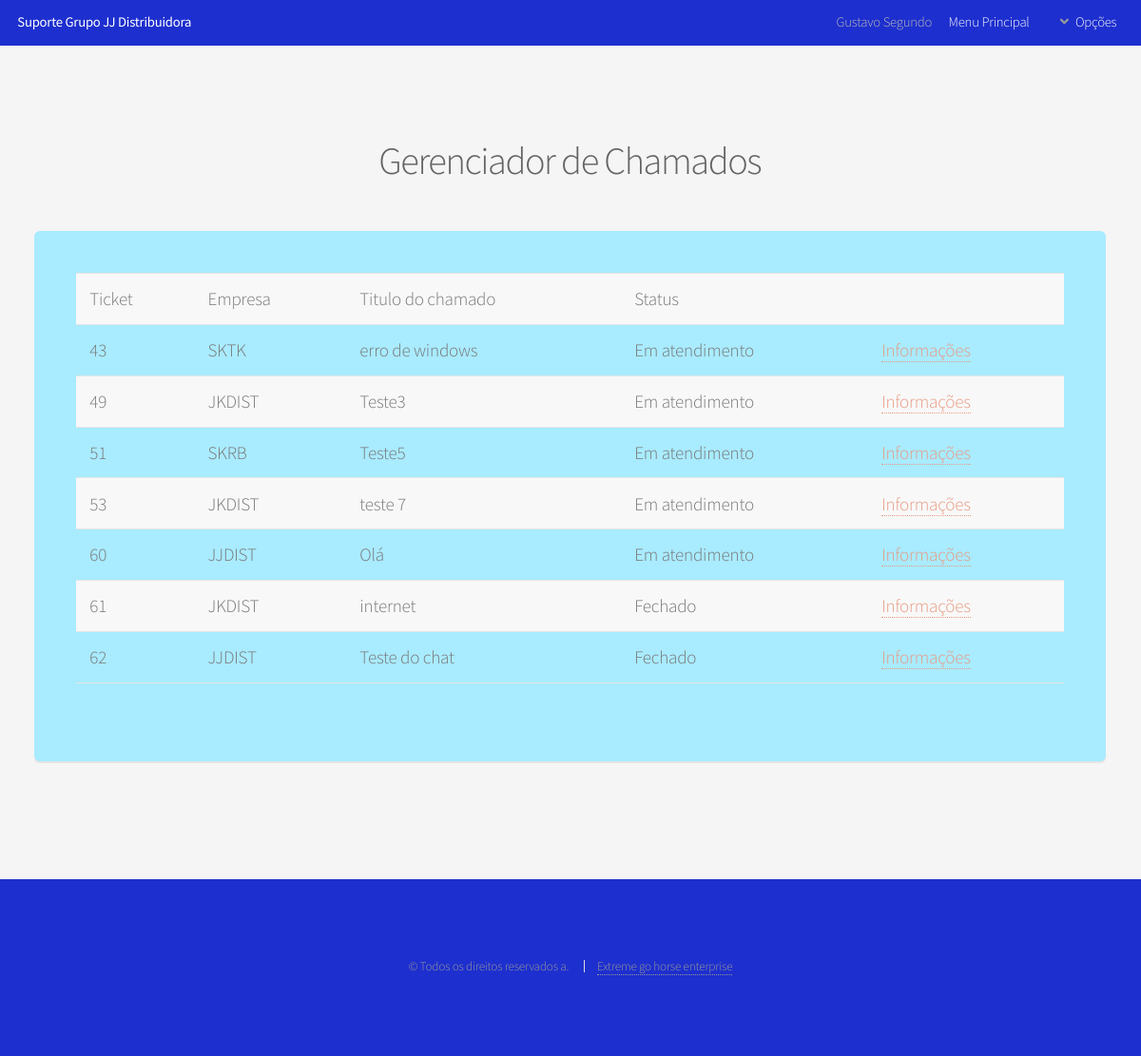
The app's page /PHP/chamadosSuporte/meusAtendimentos.php (signed in) with its own data.
### tables this page shows
CREATE TABLE `tickets` (
  `ID` int(11) NOT NULL,
  `enterprise` varchar(50) NOT NULL,
  `title` varchar(100) NOT NULL,
  `description` varchar(1000) NOT NULL,
  `priority` varchar(1) NOT NULL,
  `userID` int(11) NOT NULL,
  `status` int(1) NOT NULL,
  `suporteID` int(11) DEFAULT NULL,
  `solution` varchar(1000) DEFAULT NULL
);

### PHP/chamadosSuporte/meusAtendimentos.php (the view, shortened to what this page needs)
<?php
include_once("../connect.php");
$name = $_SESSION['name'];
$stname = $_SESSION['stname'];
$id = $_SESSION['userID'];
$result = mysqli_query($conn, "SELECT * FROM tickets WHERE `suporteID` = $id");
?>
<!DOCTYPE HTML>
<html>
<head>
    <link rel="stylesheet" href="../../assets/css/main.css" />
</head>
<body class="is-preload">
    <div id="page-wrapper">
        <header id="header">
            <h1><a href="../home.php">Suporte Grupo JJ Distribuidora</a></h1>
            <nav id="nav">
                <ul>
                    <li><?php echo $name . " " . $stname?></li>
                    <li><a href="../home.php">Menu Principal</a></li>
                    <li>
                        <a href="#" class="icon solid fa-angle-down">Opções</a>
                    </li>
                </ul>
            </nav>
        </header>
        <section id="main" class="gen container">
            <header>
                <h2>Gerenciador de Chamados</h2>
            </header>
            <div class="box">
                <div id="objeto">
                        <?php
                        if ($result->num_rows > 0) {
                            echo '<table>';
                            echo '<tr>';
                            echo '<td>Ticket</td>';
                            echo '<td>Empresa</td>';
                            echo '<td>Titulo do chamado</td>';
                            echo '<td>Status</td>';
                            echo '<td></td>';
                            echo '</tr>';
                            while($row = $result->fetch_assoc()) {
                                echo '<tr>';
                                echo "<td>" . $row["ID"] . "</td>";
                                echo "<td>" . $row["enterprise"] . " </td> ";
                                echo "<td>" . $row["title"] . " </td> ";
                                if($row["status"] == 1){
                                    echo "<td>Aberto</td>";
                                }elseif($row["status"] == 2){
                                    echo "<td>Em atendimento</td>";
                                }elseif($row["status"] == 3){
                                    echo "<td>Fechado</td>";
                                }
                                echo "<td><a href='./atendimentoStatus.php?idcha=".$row["ID"]."'>Informações<a>";
                                echo '</tr>';
                            }
                            echo "</table>";
                        }else{
                            echo 'Sem dados a serem informados';
                        }
                        ?>
                </div>
            </div>
        </section>
        <footer id="footer">
            <ul class="copyright">
                <li>&copy; Todos os direitos reservados a.</li>
                <li><a href="https://github.com/Kalebeadv">Extreme go horse enterprise</a></li>
            </ul>
        </footer>
    </div>
</body>
</html>

### records on screen
tickets: ID "43", enterprise "SKTK", title "erro de windows", status "Em atendimento"
tickets: ID "49", enterprise "JKDIST", title "Teste3", status "Em atendimento"
tickets: ID "51", enterprise "SKRB", title "Teste5", status "Em atendimento"
tickets: ID "53", enterprise "JKDIST", title "teste 7", status "Em atendimento"
tickets: ID "60", enterprise "JJDIST", title "Olá", status "Em atendimento"
tickets: ID "61", enterprise "JKDIST", title "internet", status "Fechado"
tickets: ID "62", enterprise "JJDIST", title "Teste do chat", status "Fechado"

### other values on screen
$name "Gustavo"
$stname "Segundo"
